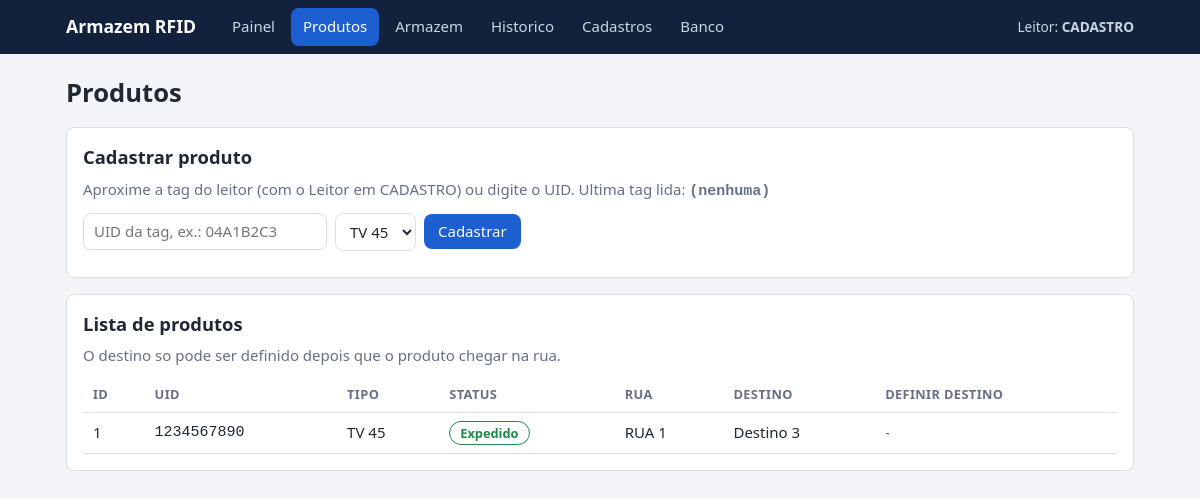
/produtos, run on an earlier commit of the app's database.
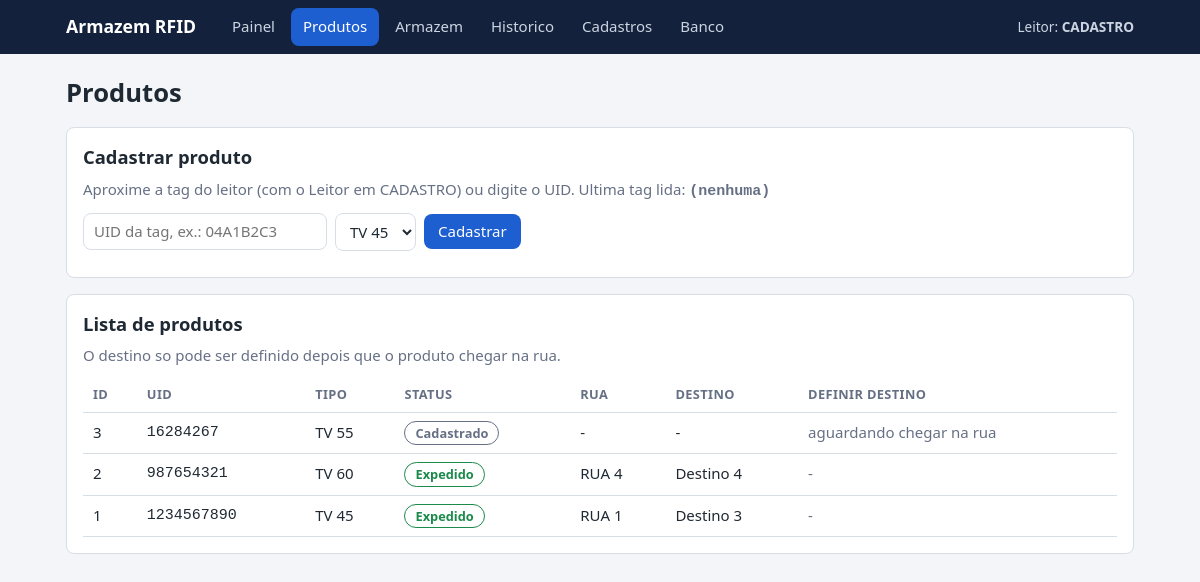
And on a later commit of the database.
### tables this page shows
CREATE TABLE config (
    chave TEXT PRIMARY KEY,
    valor TEXT NOT NULL
);

CREATE TABLE produtos (
    id              INTEGER PRIMARY KEY AUTOINCREMENT,
    tag_uid         TEXT    NOT NULL UNIQUE,      -- UID da tag RFID
    tipo_produto_id INTEGER NOT NULL REFERENCES tipos_produto(id),
    status          TEXT    NOT NULL DEFAULT 'CADASTRADO',   -- veja STATUS em regras.py
    doca_entrada_id INTEGER REFERENCES docas(id),
    rua_id          INTEGER REFERENCES ruas(id),
    destino_id      INTEGER REFERENCES destinos(id),
    criado_em       TEXT    NOT NULL DEFAULT (datetime('now','localtime')),
    atualizado_em   TEXT    NOT NULL DEFAULT (datetime('now','localtime'))
);

CREATE TABLE tipos_produto (
    id        INTEGER PRIMARY KEY AUTOINCREMENT,
    nome      TEXT    NOT NULL UNIQUE,            -- 'TV 50'
    polegadas INTEGER NOT NULL UNIQUE
);

CREATE TABLE ruas (
    id              INTEGER PRIMARY KEY AUTOINCREMENT,
    codigo          TEXT    NOT NULL UNIQUE,      -- 'RUA 1'
    numero          INTEGER NOT NULL UNIQUE,      -- numero que a esteira entende (RUA:1)
    tipo_produto_id INTEGER NOT NULL UNIQUE REFERENCES tipos_produto(id),
    porta_pallets   INTEGER NOT NULL DEFAULT 2
);

CREATE TABLE destinos (
    id      INTEGER PRIMARY KEY AUTOINCREMENT,
    nome    TEXT    NOT NULL UNIQUE,              -- 'Destino 1'
    doca_id INTEGER REFERENCES docas(id)          -- doca por onde o produto sai
);

### app.py (the view)
@app.get("/produtos")
def produtos():
    return render_template(
        "produtos.html",
        tipos=consulta("SELECT * FROM tipos_produto ORDER BY polegadas"),
        destinos=consulta("SELECT * FROM destinos ORDER BY nome"),
        produtos=consulta(SQL_PRODUTOS + " ORDER BY p.id DESC"),
        pode_definir=regras.PODE_DEFINIR_DESTINO,
        ultima=get_db().execute("SELECT * FROM ultima_leitura WHERE id=1").fetchone(),
    )

### app.py (called while the page is built)
@app.context_processor
def contexto_comum():
    return {"leitor_atual": banco.sensor_ativo(get_db())}

def consulta(sql, *params):
    return get_db().execute(sql, params).fetchall()

### banco.py (called while the page is built)
def get_db():
    if "db" not in g:
        g.db = sqlite3.connect(DB)
        g.db.row_factory = sqlite3.Row
        g.db.execute("PRAGMA foreign_keys = ON")
    return g.db

def fechar_db(_=None):
    db = g.pop("db", None)
    if db:
        db.close()

def sensor_ativo(db):
    r = db.execute("SELECT valor FROM config WHERE chave='sensor_ativo'").fetchone()
    return r[0] if r else "CADASTRO"

### regras.py (called while the page is built)
def rotulo_status(codigo):
    return STATUS.get(codigo, codigo)

### templates/produtos.html (shortened to what this page needs)
{% extends "base.html" %}
{% set pagina = 'produtos' %}
{% from "_macros.html" import badge %}
{% block conteudo %}
<h1>Produtos</h1>
<section class="card">
  <h2>Cadastrar produto</h2>
  <p class="suave">Aproxime a tag do leitor (com o Leitor em CADASTRO) ou digite o UID.
     Ultima tag lida: <b class="mono" id="ultima-uid">{{ ultima.tag_uid if ultima else '(nenhuma)' }}</b></p>
  <form method="post" action="{{ url_for('produto_novo') }}" class="linha-form">
    <input id="campo-uid" name="uid" required placeholder="UID da tag, ex.: 04A1B2C3" data-seq="{{ ultima.seq if ultima else 0 }}" autocomplete="off">
    <select name="tipo_produto_id">
      {% for t in tipos %}<option value="{{ t.id }}">{{ t.nome }}</option>{% endfor %}
    </select>
    <button class="botao">Cadastrar</button>
  </form>
</section>
<section class="card">
  <h2>Lista de produtos</h2>
  <p class="suave">O destino so pode ser definido depois que o produto chegar na rua.</p>
  <div id="tabela-produtos" data-auto>
  <div class="rolagem">
  <table class="tabela">
    <tr><th>ID</th><th>UID</th><th>Tipo</th><th>Status</th><th>Rua</th><th>Destino</th><th>Definir destino</th></tr>
    {% for p in produtos %}
    <tr>
      <td>{{ p.id }}</td>
      <td class="mono">{{ p.tag_uid }}</td>
      <td>{{ p.tipo }}</td>
      <td>{{ badge(p.status) }}</td>
      <td>{{ p.rua or '-' }}</td>
      <td>{{ p.destino or '-' }}</td>
      <td>
        {% if p.status in pode_definir %}
        <form method="post" action="{{ url_for('produto_destino', produto_id=p.id) }}" class="linha-form">
          <select name="destino_id">
            {% for d in destinos %}<option value="{{ d.id }}" {{ 'selected' if d.id == p.destino_id }}>{{ d.nome }}</option>{% endfor %}
          </select>
          <button class="botao">Salvar</button>
        </form>
        {% else %}<span class="suave">{{ 'aguardando chegar na rua' if p.status in ('CADASTRADO','NA_DOCA') else '-' }}</span>{% endif %}
      </td>
    </tr>
    {% else %}
    <tr><td colspan="7" class="vazio">Nenhum produto cadastrado.</td></tr>
    {% endfor %}
  </table>
  </div>
  </div>
</section>
{% endblock %}

### templates/base.html (shortened to what this page needs)
<!doctype html>
<html lang="pt-br">
<head>
  <link rel="stylesheet" href="{{ url_for('static', filename='estilo.css') }}">
</head>
<body>
<header class="topo">
  <div class="container">
    <a class="logo" href="{{ url_for('painel') }}">Armazem RFID</a>
    <nav class="menu">
      <a href="{{ url_for('painel') }}"          class="{{ 'ativo' if pagina == 'painel' }}">Painel</a>
      <a href="{{ url_for('produtos') }}"        class="{{ 'ativo' if pagina == 'produtos' }}">Produtos</a>
      <a href="{{ url_for('armazem') }}"         class="{{ 'ativo' if pagina == 'armazem' }}">Armazem</a>
      <a href="{{ url_for('eventos') }}"         class="{{ 'ativo' if pagina == 'eventos' }}">Historico</a>
      <a href="{{ url_for('cadastros_inicio') }}" class="{{ 'ativo' if pagina == 'cadastros' }}">Cadastros</a>
      <a href="{{ url_for('ver_banco') }}"       class="{{ 'ativo' if pagina == 'banco' }}">Banco</a>
    </nav>
    <span class="leitor-atual" title="O que o leitor fisico esta fazendo agora">
      Leitor: <b>{{ leitor_atual }}</b>
    </span>
  </div>
</header>
<main class="container">
  {% block conteudo %}{% endblock %}
</main>
</body>
</html>

### templates/_macros.html (shortened to what this page needs)
{% macro badge(codigo) -%}
<span class="badge st-{{ codigo|lower }}">{{ rotulo_status(codigo) }}</span>
{%- endmacro %}

### static/estilo.css (style rules this page uses)
:root { --cor-fundo: #f3f5f8; --cor-card: #ffffff; --cor-texto: #1f2933; --cor-texto-suave: #667085; --cor-borda: #d8dee6; --cor-principal: #1d5fd1; --cor-principal-hover:#164aa3; --cor-topo: #14213d; --cor-ok: #1b8a4b; --cor-erro: #c0392b; --st-cadastrado: #667085; --st-na_doca: #b7791f; --st-na_rua: #1d5fd1; --st-destino_definido: #7c3aed; --st-na_esteira: #0e7490; --st-expedido: #1b8a4b; --fonte: system-ui, -apple-system, "Segoe UI", Roboto, Arial, sans-serif; --fonte-codigo: ui-monospace, Consolas, "Courier New", monospace; --tamanho-fonte: 15px; --raio: 8px; --espaco: 16px; --largura-max: 1100px; }
* { box-sizing: border-box; }
body { margin: 0; font-family: var(--fonte); font-size: var(--tamanho-fonte); color: var(--cor-texto); background: var(--cor-fundo); line-height: 1.45; }
h1 { font-size: 1.6rem; margin: 0 0 var(--espaco); }
h2 { font-size: 1.15rem; margin: 0 0 8px; }
p { margin: 0 0 10px; }
a { color: var(--cor-principal); }
.container { max-width: var(--largura-max); margin: 0 auto; padding: 0 var(--espaco); }
main.container { padding-top: 20px; padding-bottom: 40px; }
.suave { color: var(--cor-texto-suave); }
.mono { font-family: var(--fonte-codigo); overflow-wrap: anywhere; }
.topo { background: var(--cor-topo); color: #fff; }
.topo .container { display: flex; align-items: center; gap: 24px; flex-wrap: wrap; min-height: 54px; }
.logo { color: #fff; font-weight: 700; font-size: 1.1rem; text-decoration: none; }
.menu { display: flex; gap: 4px; flex-wrap: wrap; flex: 1; }
.menu a { color: #cbd5e1; text-decoration: none; padding: 8px 12px; border-radius: var(--raio); }
.menu a.ativo { background: var(--cor-principal); color: #fff; }
.leitor-atual { font-size: .85rem; color: #cbd5e1; }
.card { background: var(--cor-card); border: 1px solid var(--cor-borda); border-radius: var(--raio); padding: var(--espaco); margin-bottom: var(--espaco); }
.rolagem { overflow-x: auto; }
.tabela { width: 100%; border-collapse: collapse; background: var(--cor-card); }
.tabela th, .tabela td { text-align: left; padding: 8px 10px; border-bottom: 1px solid var(--cor-borda); vertical-align: middle; }
.tabela th { font-size: .8rem; text-transform: uppercase; letter-spacing: .03em; color: var(--cor-texto-suave); }
input, select { font: inherit; padding: 7px 10px; border: 1px solid var(--cor-borda); border-radius: var(--raio); background: #fff; color: var(--cor-texto); }
input, select { max-width: 100%; }
.botao { font: inherit; padding: 7px 14px; border: 0; border-radius: var(--raio); background: var(--cor-principal); color: #fff; cursor: pointer; }
.linha-form { display: flex; gap: 8px; flex-wrap: wrap; align-items: center; margin-bottom: 10px; }
.st-cadastrado { --cor-status: var(--st-cadastrado); }
.st-expedido { --cor-status: var(--st-expedido); }
.badge { display: inline-block; padding: 2px 10px; border-radius: 999px; border: 1px solid var(--cor-status); color: var(--cor-status); font-size: .8rem; font-weight: 600; white-space: nowrap; }

What changed in the data, as far as the page shows it:
added produtos: id "3", tag_uid "16284267", tipo "TV 55", status "Cadastrado", rua "-", destino "-", status "aguardando chegar na rua"
added produtos: id "2", tag_uid "987654321", tipo "TV 60", status "Expedido", codigo "RUA 4", nome "Destino 4", status "-"
